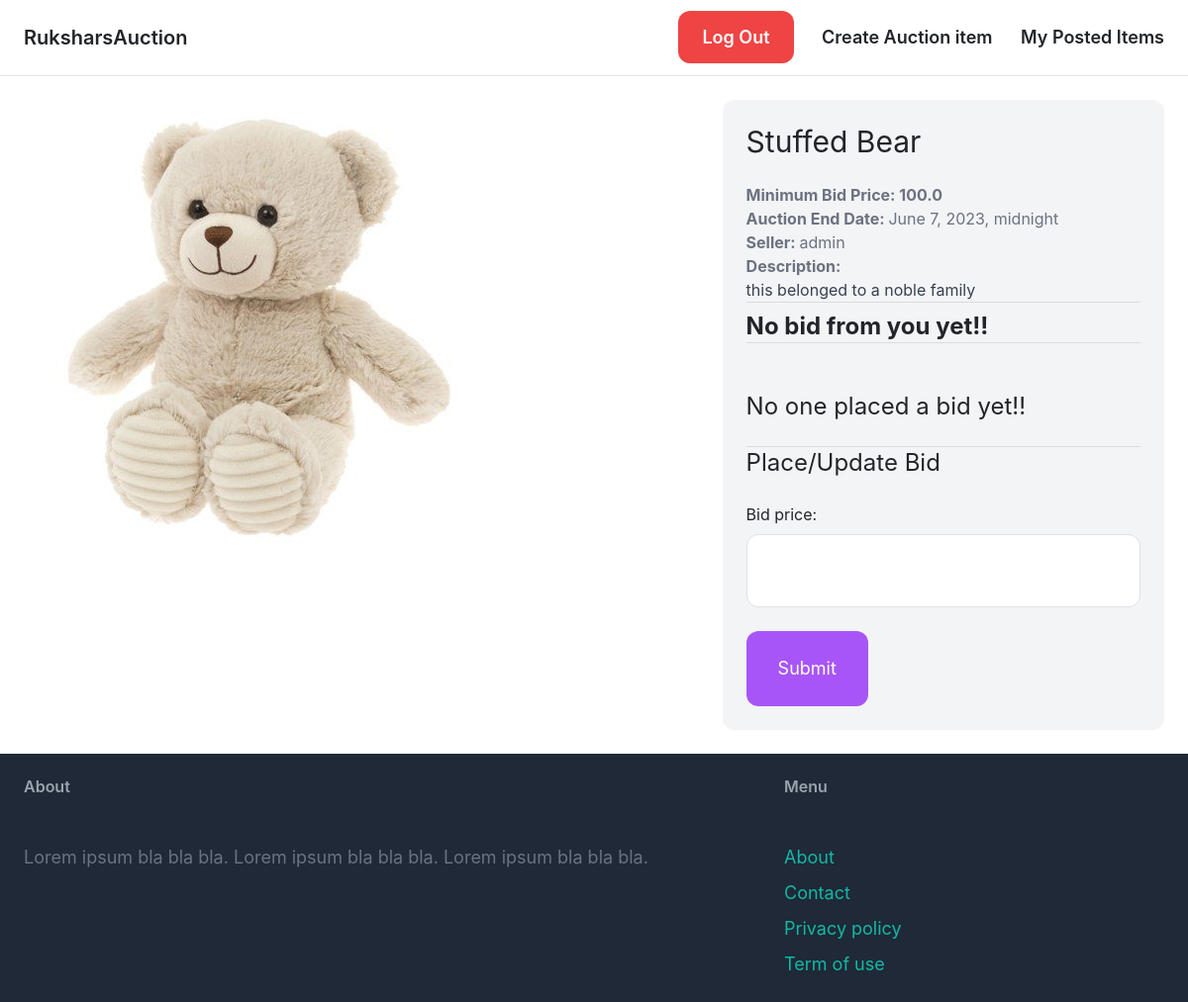
Before: /items/place_bid/2/ (signed in) with the older database file.
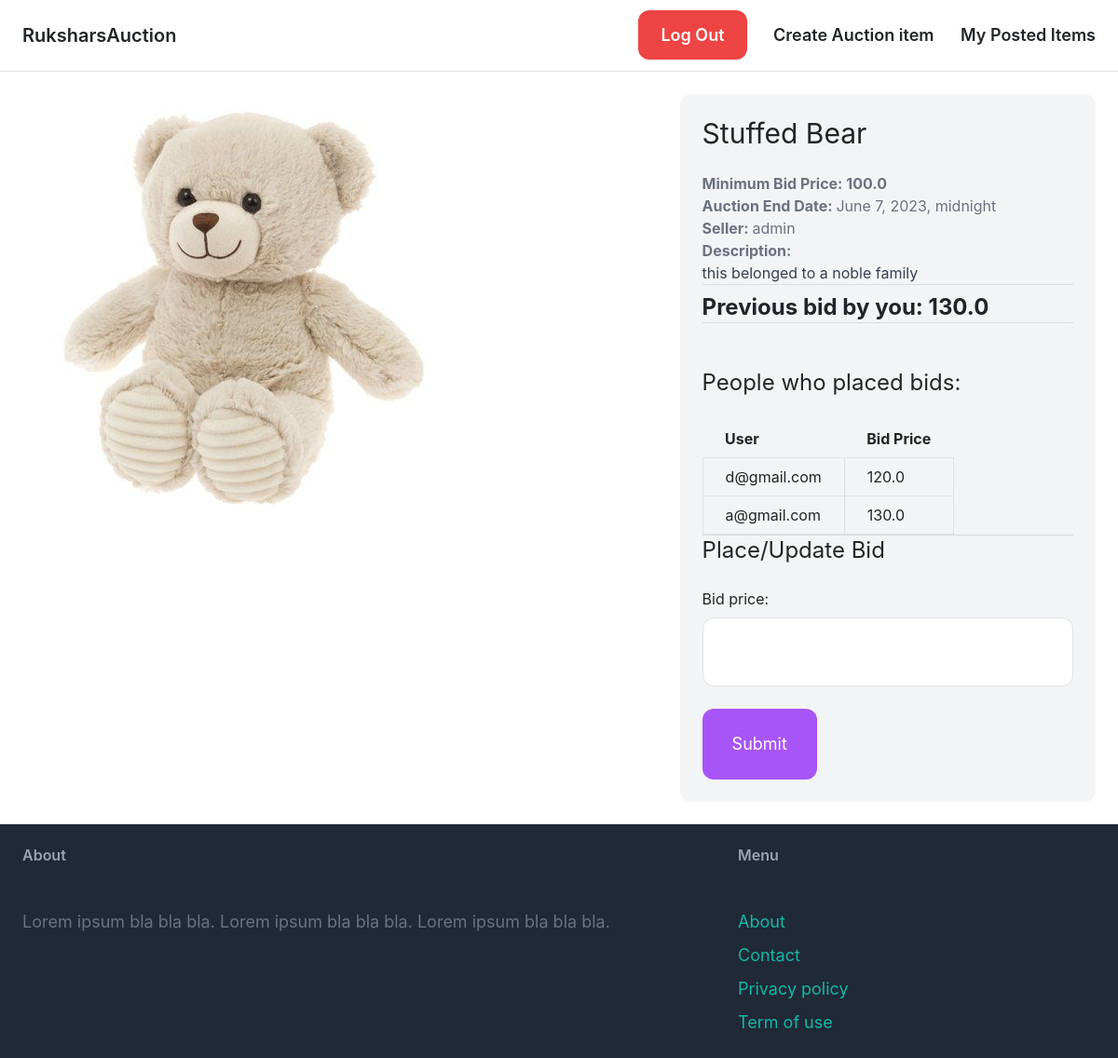
After: the same page with the newer database file.
### item/models.py (models this page shows, shortened)
class Bid(models.Model):
    bid_price = models.FloatField()
    item = models.ForeignKey(Item,related_name='bids',on_delete=models.CASCADE)
    bid_placed_by = models.ForeignKey(CustomUser, related_name='bids', on_delete=models.CASCADE)
    bid_placed_at = models.DateTimeField(auto_now_add=True)
    is_winner = models.BooleanField(default=False) #did the user win the bid
    updated_at = models.DateTimeField(auto_now=True) #keep track of bid updates

### core/models.py (models this page shows, shortened)
class CustomUser(AbstractUser):
    email = models.EmailField(unique=True)
    USERNAME_FIELD = 'email'
    REQUIRED_FIELDS = ['username']

### item/views.py (the view)
# urls.py: path('place_bid/<int:pk>/', views.submit_bid, name='submit_bid'),
@login_required
def submit_bid(request, pk):
    item = get_object_or_404(Item, pk=pk)
    item_bids = item.bids.all() #get all bids for this item
    bid = Bid.objects.filter(item = item, bid_placed_by = request.user).first()
    bid_json = {}#storing info of bid to display on frontend
    if request.user.username != item.created_by.username:
        if bid is None :
            print('No bids by User: ', request.user.username, ' for this item: ', item.name)
            bid_json = {'bid_available':False, 'bid_price':''} #if bid_available is False front end shows 'user made no bid yet!'
        else:
            print('user: ',request.user.username, ' bid: ', bid.bid_price)
            bid_json = {'bid_available':True, 'bid_price':bid.bid_price}#if bid_available is true front end shows current bid price for this item
    if request.method == 'POST':
        if bid is None:
            form = BidPlacementForm(request.POST)
        else:
            form = BidPlacementForm(request.POST, instance=bid)
        if form.is_valid():
            if bid is None: #if no bid placed before
                bid = form.save(commit=False)
                bid.item = item
                bid.bid_placed_by = request.user
                bid.save()
            else:
                form.save()
            return redirect('item:detail', pk=item.id)
    else:
        form = BidPlacementForm()
    return render(request, 'item/place_bid.html', {
        'item': item,
        'bid':bid_json,
        'bid_placement_form':form,
        'bids':item_bids
    })

### item/forms.py
class BidPlacementForm(forms.ModelForm):
    class Meta:
        model = Bid
        fields = ( 'bid_price',)
        widgets ={
            'bid_price': forms.TextInput(attrs={
                'class': INPUT_CLASSES
            })
        }

### item/templates/item/place_bid.html (shortened to what this page needs)
{% extends 'core/base.html' %}
{% block content %}
<div class="grid grid-cols-5 gap-6">
    <div class="col-span-3">
        <img src="{{ item.image.url }}" class="rounded-xl">
    </div>
    <div class="col-span-2 p-6 bg-gray-100 rounded-xl">
        <h1 class="mb-6 text-3xl">{{ item.name }}</h1>
        <p class="text-gray-500"><strong>Minimum Bid Price: {{ item.minimum_bid_price }}</strong></p>
        <p class="text-gray-500"><strong>Auction End Date: </strong>{{ item.auction_end_datetime }}</p>
        <p class="text-gray-500"><strong>Seller: </strong>{{ item.created_by.username }}</p>
        {% if item.description %}
            <p class="text-gray-700">
                <strong class="text-gray-500">Description:</strong><br>
                {{ item.description }}
            </p>
        {% endif %}
        <hr>
        {% if request.user.username != item.created_by.username and  not item.is_bid_close %}
            {% if not bid.bid_available %}
                <p class="mt-2 text-2xl"><strong>No bid from you yet!!</strong></p>
            {% else %}
                <p class="mt-2 text-2xl"><strong>Previous bid by you: {{ bid.bid_price }}</strong></p>
            {% endif %}
            <hr>
            <div class="mt-5">
                {% if bids|length == 0 %}
                    <h1 class="mb-6 text-2xl">No one placed a bid yet!!</h1>
                {% else %}
                    <h1 class="mb-6 text-2xl">People who placed bids:</h1>
                    <table class="table-auto">
                        <thead>
                          <tr>
                            <th class="px-4 py-2">User</th>
                            <th class="px-4 py-2">Bid Price</th>
                          </tr>
                        </thead>
                        <tbody>
                          {% for b in bids %}
                            <tr>
                              <td class="border px-4 py-2">{{ b.bid_placed_by.username }}</td>
                              <td class="border px-4 py-2">{{ b.bid_price }}</td>
                            </tr>
                          {% endfor %}
                        </tbody>
                      </table>
                {% endif %}
            </div>
            <hr>
            <h1 class="mb-6 text-2xl">Place/Update Bid</h1>
            <form method="post" action="." >
                <div class="space-y-4">
                    {{ bid_placement_form.as_p }}
                </div>
                <button class="mt-6 py-4 px-8 text-lg bg-purple-500 hover:bg-purple-700 rounded-xl text-white">Submit</button>
            </form>
        {% endif %}
    </div>
</div>
{% endblock %}

Changed rows visible on the page:
added Bid: bid_price "130.0", bid_placed_by.username "a@gmail.com"
added Bid: bid_placed_by.username "d@gmail.com", bid_price "120.0"
Other visible differences:
text no longer shown: "No bid from you yet!! No one placed a bid yet!!"
text now shown: "Previous bid by you: People who placed bids: User Bid Price"
